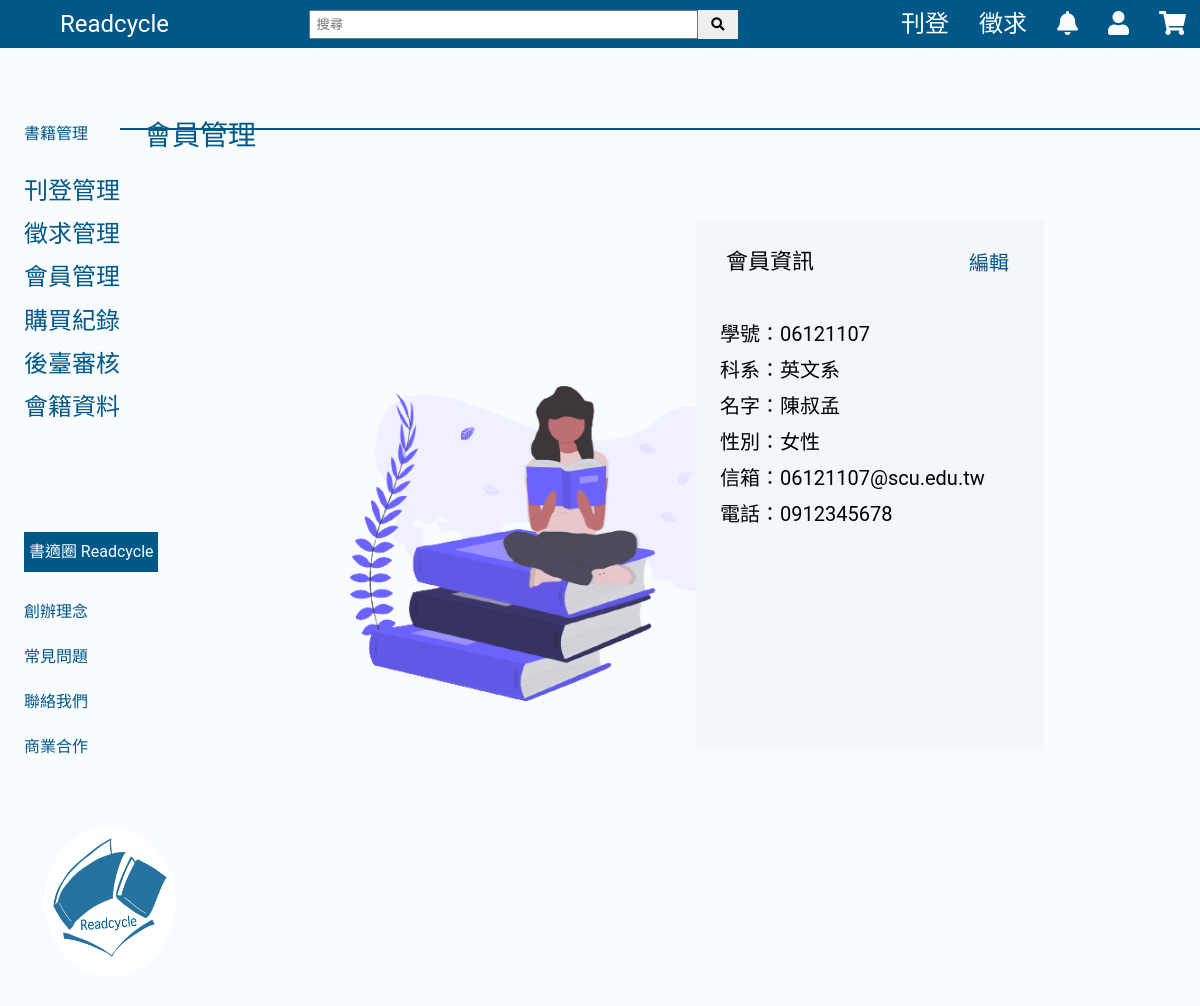
Screenshot of /php/Manage_Member1.php (signed in) with the database file from the repository.
### tables this page shows
CREATE TABLE `member` (
  `member_id` varchar(8) NOT NULL,
  `name` varchar(20) NOT NULL,
  `depart` varchar(20) NOT NULL,
  `sex` varchar(1) NOT NULL,
  `password` varchar(255) NOT NULL,
  `email` varchar(255) NOT NULL,
  `phone_num` varchar(10) NOT NULL,
  `level` int(3) NOT NULL DEFAULT 1,
  `create_date` timestamp NOT NULL DEFAULT current_timestamp(),
  `update_date` timestamp NOT NULL DEFAULT current_timestamp()
);

### php/Manage_Member1.php (the view, shortened to what this page needs)
<?php
include ("../conn.php");
if (isset($_SESSION["memberid"])){
	$memberid = $_SESSION['memberid'];
	$level = $_SESSION['level'];
?>
<!DOCTYPE html>
<html lang="zh-tw">
<head>
	<link rel="stylesheet" href="../css/home.css">
	<link rel="stylesheet" href="https://use.fontawesome.com/releases/v5.3.1/css/all.css">
	<link rel="stylesheet" href="../css/Manage_Member1_style.css">
	<link rel="stylesheet" href="https://use.fontawesome.com/releases/v5.3.1/css/all.css">
</head>
<?php
}else{
	echo "請先登入!";
	header('Refresh:2; ../html/Log_In.html');
	exit();
}
?>
<body>
	<form name="search" method="post" action="aftersearch.php">
		<div class="header">
			<div class="logo"><a href="../php/home.php?<?php echo "member_id=" . $memberid . "&depart=" . $depart; ?>">Readcycle</a></div>
			<div class="search">
				<input class="search-bar" type="text" name="search" id="search" placeholder="搜尋">
				<button type="submit" class="search-btn" name="search_confirm"><i class="fas fa-search"></i></button>
			</div>
			<div class="publish"><a href="../php/Sale_Book1.php">刊登</a></div>
			<div class="request"><a href="../php/Request_Book1.php">徵求</a></div>
			<div class="notification">
				<div class="popover__title">
					<i class="fas fa-bell"></i>
				</div>
			</div>
			<div class="member">
				<div class="popover__title">
					<i class="fas fa-user"></i>
				</div>
			</div>
			<div class="cart"><a href="../php/Cart.php"><i class="fas fa-shopping-cart"></i></a></div>
		</div>
	</form>
	<div class="left">
		<p>書籍管理<br></p>
		<a href="Manage_Sell1.php">刊登管理</a><br>
		<a href="Manage_Require1.php">徵求管理</a><br>
		<a href="Manage_Member1.php">會員管理</a><br>
		<a href="Manage_Order.php">購買紀錄</a><br>
		<?php if($level == 0){
		?>
		<a href="Manage_Backstage1.php">後臺審核</a><br>
		<a href="Membership.php">會籍資料</a><br>
		<?php
		}
		?>
		<br><br>
		<div class="information">
			<p>書適圈 Readcycle</p>
			<a href="../php/information.php#AboutUs">創辦理念</a><br>
			<a href="../php/information.php#FAQ">常見問題</a><br>
			<a href="../php/information.php#Contact">聯絡我們</a><br>
			<a href="../php/information.php#Cooperation">商業合作</a>
		</div>
		<br>
		<img src="../index_img/Readcycle_logo.png">
    </div>
    <div>
		<p class="membersetting">會員管理</p>
		<br><br><br><br>
		<hr style="border: 1px solid#005889;" align="left">
	</div>
	<div class="image">
		<img src="../index_img/member_image_removebg.png" width="60%">
	</div>
	<?php
		$memberid = $_SESSION['memberid'];
		$sql = "SELECT * FROM member WHERE member_id = '$memberid' ";
		$result= $db -> query($sql);
		$attr = $result -> fetch_assoc();
		$editstr="member_id=".$attr['member_id'].
		"&depart=".$attr['depart'].
		"&name=".$attr['name'].
		"&sex=".$attr['sex'].
		"&email=".$attr['email'].
		"&phone_num=".$attr['phone_num'];
		?>
	<div class="memberinfo">
		<a href="Manage_Member2.php?<?php echo $editstr;?>" class="memberedit">編輯</a>
		<ins class="membertitle">會員資訊</ins><br><br>
		學號：<?php echo $attr['member_id'];?><br>
		科系：<?php echo $attr['depart'];?> <br>
		名字：<?php echo $attr['name'];?><br>
		性別：<?php if($attr['sex']==0){echo "男性";}else{echo "女性";} ?><br>
		信箱：<?php echo $attr['email'];?><br>
		電話：<?php echo $attr['phone_num'];?><br>
	</div>
</body>
</html>

### css/home.css (style rules this page uses)
body { background-color: #F8FCFF; height: 100%; margin: 0px; }
body a { text-decoration: none; }
.header { background-color: #005889; color: #F8FCFF; height: 48px; font-family: Roboto; font-size: 24px; line-height: 33px; display: flex; align-items:center; box-sizing:border-box; }
.header a { color: #F8FCFF; }
.logo { margin-left: 5%; }
.search { width: 65%; display: flex; }
.search-bar { margin-left:18%; padding:5px; width:48%; }
.search-btn { padding:4px; width:40px; cursor: pointer; }
.publish { margin-left: -4%; text-align: right; }
.request { margin-left: 2.5%; text-align: right; }
.notification { position: relative; display: inline-block; margin-left: 2.5%; }
.popover__title { padding: 32px 0; cursor: pointer; }
.member { position: relative; display: inline-block; margin-left: 2.5%; }
.cart { position: relative; display: inline-block; margin-left: 2.5%; }
img { margin: 0 auto; width: 90%; height: 10%; }
.left { width: 8%; color: #005889; font-family: Roboto; font-style: normal; font-weight: normal; font-size: 24px; line-height: 180%; float:left; margin-top: 50px; margin-left: 2%; }
.left p { font-family: Roboto; font-style: normal; font-weight: normal; font-size: 16px; line-height: 180%; }
.left a { text-decoration: none; color: #005889; }
.information { width: 140%; }
.information p { background: #005889; color: #F8FCFF; text-align: center; }
.information a { font-size: 16px; }
.left img { width: 180px; height: 180px; }

### css/Manage_Member1_style.css (style rules this page uses)
body { background-color: #F8FCFF; height: 100%; margin: 0px; }
body a { text-decoration: none; }
.header { background-color: #005889; color: #F8FCFF; height: 48px; font-family: Roboto; font-size: 24px; line-height: 33px; display: flex; align-items:center; box-sizing:border-box; }
.header a { color: white; }
.logo { margin-left: 5%; }
.search { width: 65%; display: flex; }
.search-bar { margin-left:18%; padding:5px; width:48%; }
.search-btn { padding:4px; width:40px; cursor: pointer; }
.publish { margin-left: -4%; text-align: right; }
.request { margin-left: 2.5%; text-align: right; }
.notification { position: relative; display: inline-block; margin-left: 2.5%; }
.popover__title { padding: 32px 0; cursor: pointer; }
.member { position: relative; display: inline-block; margin-left: 2.5%; }
.cart { position: relative; display: inline-block; margin-left: 2.5%; }
.left { width: 8%; color: #005889; font-family: Roboto; font-style: normal; font-weight: normal; font-size: 24px; float:left; margin-top: 50px; margin-left: 2%; line-height: 180%; }
.left p { font-family: Roboto; font-style: normal; font-weight: normal; font-size: 16px; line-height: 250%; }
.left a { text-decoration: none; color: #005889; }
button { border: none; }
.membersetting { position: absolute; width: 10%; left: 12%; top: 10%; font-family: Roboto; font-size: 28px; line-height: 50%; color: #005888; float:left; font-style: normal; font-weight: normal; }
.image { position: absolute; top: 35%; left: 25%; }
.memberinfo { background-color: #F3F7FA; position: absolute; top: 220px; left: 58%; width: 25%; height: 48%; font-family: Roboto; font-size: 20px; color: #000000; line-height: 180%; padding: 2%; }
.membertitle { color: #000000; font-size: 22px; text-decoration: none; position: relative; left: -13%; }
.memberedit { color: #005889; font-size: 20px; position: relative; top: 1px; left: 83%; }
.memberedit:link { text-decoration: none; }

### rows the page displays
member: member_id "06121107", depart "英文系", name "陳叔孟", email "06121107@scu.edu.tw", phone_num "0912345678"
